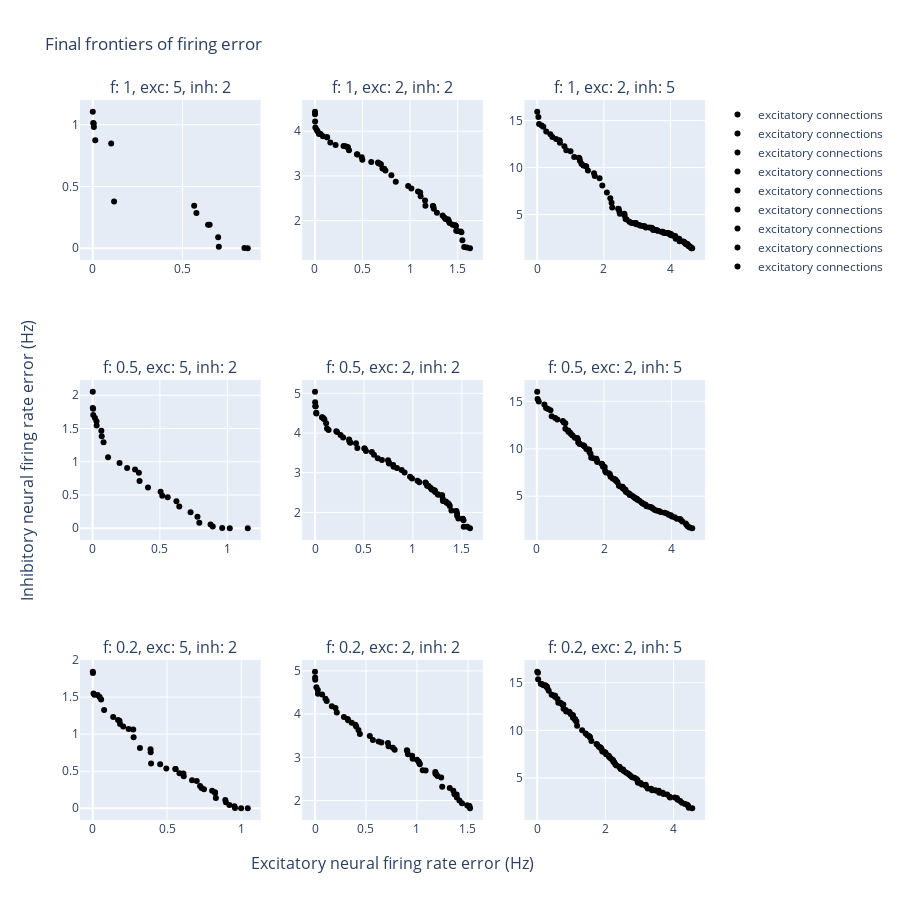

Source (notebook cell):
### Markdown cell above
## Sum squared errors
An attempt to minimse the distance from the origin $ r_3 = \sqrt{r_1^2 + r_2^2} $

### Code cell
plot_3x3_grid('/Users/fitzgerald/thesis/src/results/squared_error')
